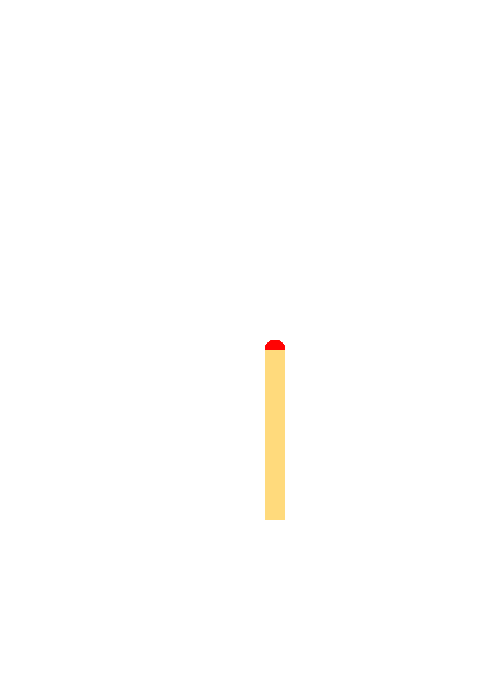
Frame 1 (no input)
Frame 60 (the mouse pressed at the canvas centre just before this capture): identical to frame 1, image omitted
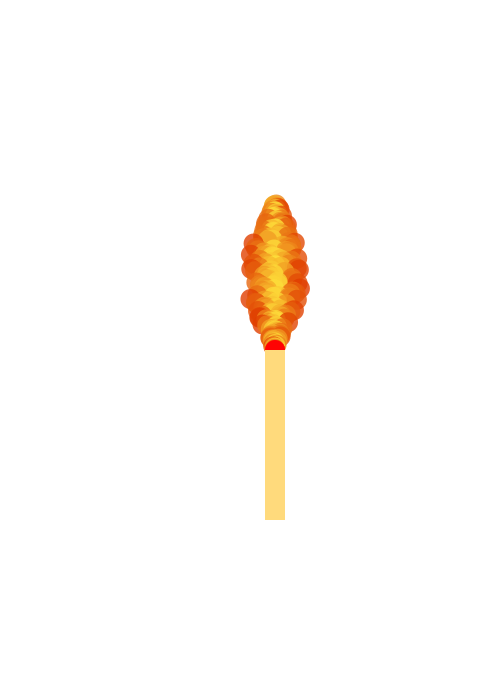
Frame 120 (the mouse held since frame 60 and released just before this capture)

The Processing sketch that drew these frames (run headless with seeded random() and noise(); from frame 60 on, the mouse is pressed at the canvas centre):

// Processing sketch: processing_173929
// ── processing_173929.pde

void setup ()
{
 size(500,700); 

}



void draw()
{
 
  background (255);
  

  
  if (mousePressed == true )
  {
     zeichneStreichholz(width/2, 200, 50, 150, 0.8);
  }
  else
  {
  zeichneStreichholz(width/2, 200, 50, 150, 0);
  }
}
     
   
  
 void zeichneStreichholz(int feuerposX, int feuerposY, int feuerbreite, int feuerhoehe, float transparenz)
 {
  
   
   //Flamme
  int feuerKreisAnzahl = 200;
  
  float feuerKreisDurchmesser =20;
    
  int topOffset = 5;
  
  //Flammenfarbe außen     
   int maxRed = 255;
   int maxGreen = 226;
   int maxBlue = 59;
   
  //Flammenfarbe innen     
   int minRed = 224;
   int minGreen = 60;
   int minBlue = 0;
  
  
  noStroke();  
  
  for (int i = 0; i<=feuerKreisAnzahl; i++)
  {
    if( i > topOffset)
    {   
        
       float verschiebungY = map(i, 0, feuerKreisAnzahl, 0, feuerhoehe);
                 
       float maxVerschiebungX = 0;
       float verschiebungX = 0;
      
       if (i<feuerKreisAnzahl/3)
       {
         maxVerschiebungX = map(i, 0, feuerKreisAnzahl/3, 0, feuerbreite/2);
       }
       else if(i < feuerKreisAnzahl*2/3)
       {
         maxVerschiebungX = feuerbreite/2;
       }   
       else
       {
         maxVerschiebungX = map(i, feuerKreisAnzahl*2/3, feuerKreisAnzahl,  feuerbreite/2, 0);
       }
       
       if(maxVerschiebungX == 0)
         continue;
         
       verschiebungX = random (-maxVerschiebungX, maxVerschiebungX);
       
         
       float actRed = map(abs(verschiebungX/maxVerschiebungX), 0, 1, maxRed, minRed);
       float actGreen = map(abs(verschiebungX/maxVerschiebungX), 0, 1, maxGreen, minGreen);
       float actBlue = map(abs(verschiebungX/maxVerschiebungX), 0, 1, maxBlue, minBlue);
          
       fill(color(actRed,actGreen,actBlue, 255*transparenz)); 
       ellipse(feuerposX+feuerbreite/2+verschiebungX , feuerposY+verschiebungY, feuerKreisDurchmesser, feuerKreisDurchmesser);
          
     }
     
     fill(#FF0303);
     ellipse(feuerposX+feuerbreite/2, feuerposY +feuerhoehe, feuerKreisDurchmesser, feuerKreisDurchmesser);
   }
  

  
  
  //Streichholz
 
  fill(#FFDA7C);
  float streichholzlaenge = 170;

  rect(feuerposX+feuerbreite/2-feuerKreisDurchmesser/2, feuerposY+feuerhoehe, feuerKreisDurchmesser, streichholzlaenge );
         
         
  stroke(0);
 }
  
